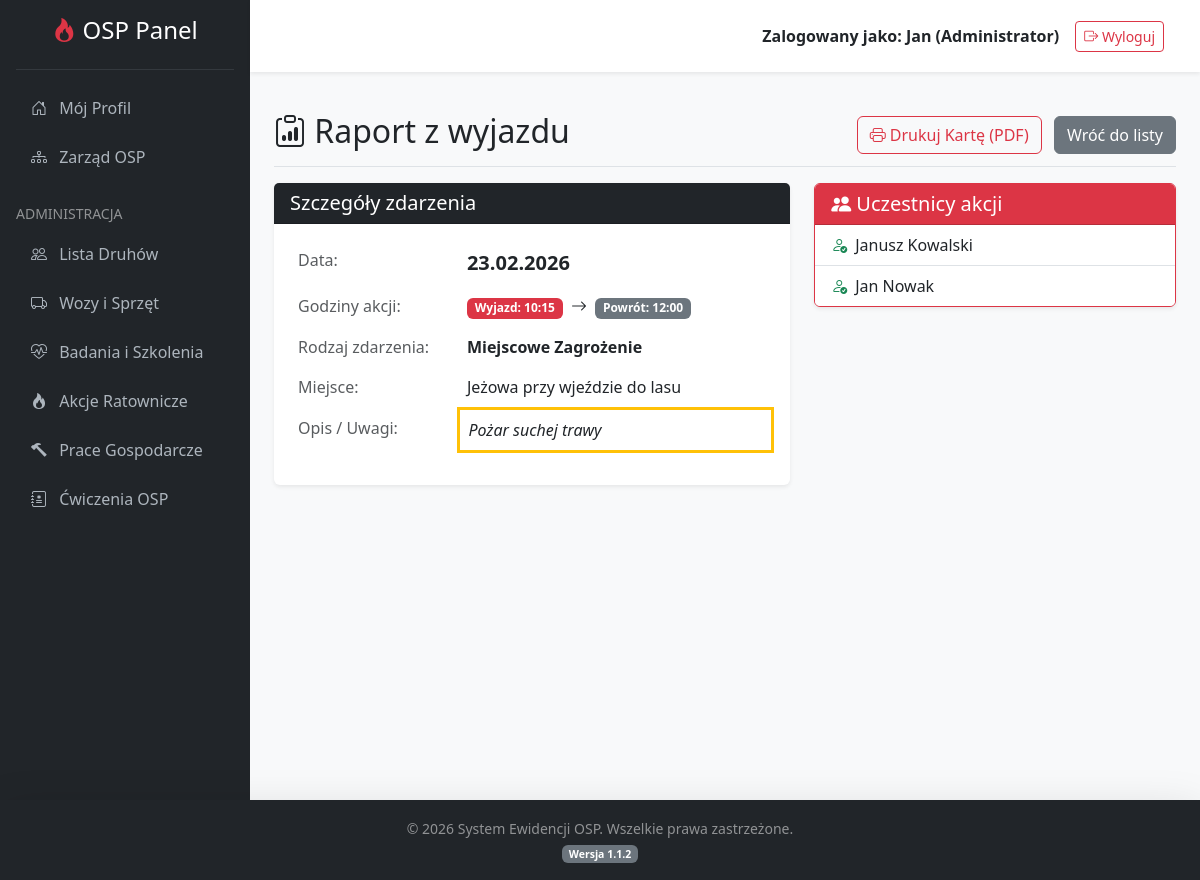
The app's page /index.php?action=viewIncident&id=1 (signed in) with its own data.
### tables this page shows
CREATE TABLE `incidents` (
  `id` int(11) NOT NULL,
  `incident_date` date NOT NULL,
  `time_departure` time NOT NULL,
  `time_return` time NOT NULL,
  `incident_type` varchar(100) NOT NULL,
  `location` varchar(255) NOT NULL,
  `notes` text DEFAULT NULL,
  `created_at` timestamp NOT NULL DEFAULT current_timestamp()
);

CREATE TABLE `users` (
  `id` int(11) NOT NULL,
  `first_name` varchar(50) NOT NULL,
  `last_name` varchar(50) NOT NULL,
  `login` varchar(50) NOT NULL,
  `email` varchar(100) DEFAULT NULL,
  `password` varchar(255) NOT NULL,
  `role` enum('superadmin','admin','user') DEFAULT 'user',
  `created_at` datetime DEFAULT current_timestamp()
);

### controllers/IncidentController.php (called while the page is built, shortened)
<?php
require_once 'models/Incident.php';
class IncidentController {
    private $db;
    private $incidentModel;
    public function __construct($dbConnection) {
        $this->db = $dbConnection;
        $this->incidentModel = new Incident($this->db);
    }
    public function view() {
        $incident_id = $_GET['id'];
        $stmt = $this->db->prepare("SELECT * FROM incidents WHERE id = ?");
        $stmt->execute([$incident_id]);
        $akcja = $stmt->fetch(PDO::FETCH_ASSOC);
        $uczestnicy = $this->incidentModel->getParticipants($incident_id);
        require_once 'views/view_incident.php';
    }
}
?>

### models/Incident.php (called while the page is built, shortened)
<?php
class Incident {
    private $conn;
    public function __construct($db) {
        $this->conn = $db;
    }
    public function getParticipants($incident_id) {
        $query = "SELECT u.id, u.first_name, u.last_name
                  FROM incident_participants ip
                  JOIN users u ON ip.user_id = u.id
                  WHERE ip.incident_id = :incident_id
                  ORDER BY u.last_name ASC";
        $stmt = $this->conn->prepare($query);
        $stmt->bindParam(':incident_id', $incident_id);
        $stmt->execute();
        return $stmt->fetchAll(PDO::FETCH_ASSOC);
    }
}
?>

### views/view_incident.php (the view)
<?php include 'views/header.php'; ?>
<div class="d-flex justify-content-between align-items-center pt-3 pb-2 mb-3 border-bottom">
    <h1 class="h2"><i class="bi bi-clipboard-data"></i> Raport z wyjazdu</h1>
    <div>
        <a href="index.php?action=exportSingleIncidentPdf&id=<?= $akcja['id'] ?>" class="btn btn-outline-danger me-2" target="_blank"><i class="bi bi-printer"></i> Drukuj Kartę (PDF)</a>
        <a href="index.php?action=incidents" class="btn btn-secondary">Wróć do listy</a>
    </div>
</div>
<div class="row">
    <div class="col-md-7">
        <div class="card shadow-sm border-0 mb-4">
            <div class="card-header bg-dark text-white">
                <h5 class="mb-0">Szczegóły zdarzenia</h5>
            </div>
            <div class="card-body">
                <table class="table table-borderless">
                    <tr>
                        <td class="text-muted" style="width: 35%;">Data:</td>
                        <td class="fw-bold fs-5"><?= date('d.m.Y', strtotime($akcja['incident_date'])) ?></td>
                    </tr>
                    <tr>
                        <td class="text-muted">Godziny akcji:</td>
                        <td>
                            <span class="badge bg-danger">Wyjazd: <?= date('H:i', strtotime($akcja['time_departure'])) ?></span>
                            <i class="bi bi-arrow-right mx-1"></i>
                            <span class="badge bg-secondary">Powrót: <?= date('H:i', strtotime($akcja['time_return'])) ?></span>
                        </td>
                    </tr>
                    <tr>
                        <td class="text-muted">Rodzaj zdarzenia:</td>
                        <td class="fw-bold"><?= htmlspecialchars($akcja['incident_type']) ?></td>
                    </tr>
                    <tr>
                        <td class="text-muted">Miejsce:</td>
                        <td><?= htmlspecialchars($akcja['location']) ?></td>
                    </tr>
                    <?php if (!empty($akcja['notes'])): ?>
                        <tr>
                            <td class="text-muted">Opis / Uwagi:</td>
                            <td class="fst-italic border-start border-warning border-3 ps-2"><?= nl2br(htmlspecialchars($akcja['notes'])) ?></td>
                        </tr>
                    <?php endif; ?>
                </table>
            </div>
        </div>
    </div>
    <div class="col-md-5">
        <div class="card shadow-sm border-danger">
            <div class="card-header bg-danger text-white">
                <h5 class="mb-0"><i class="bi bi-people-fill"></i> Uczestnicy akcji</h5>
            </div>
            <ul class="list-group list-group-flush">
                <?php if (!empty($uczestnicy)): ?>
                    <?php foreach ($uczestnicy as $u): ?>
                        <li class="list-group-item d-flex align-items-center">
                            <i class="bi bi-person-check text-success me-2"></i>
                            <?= htmlspecialchars($u['first_name'] . ' ' . $u['last_name']) ?>
                        </li>
                    <?php endforeach; ?>
                <?php else: ?>
                    <li class="list-group-item text-muted">Nie wprowadzono uczestników.</li>
                <?php endif; ?>
            </ul>
        </div>
    </div>
</div>
<?php include 'views/footer.php'; ?>

### views/footer.php (style rules this page uses)
body { display: flex; flex-direction: column; min-height: 100vh; background-color: #f8f9fa; }

### records on screen
incidents: incident_date "23.02.2026", time_departure "10:15", time_return "12:00", incident_type "Miejscowe Zagrożenie", location "Jeżowa przy wjeździe do lasu", notes "Pożar suchej trawy"
users: first_name+last_name "Janusz Kowalski"
users: first_name+last_name "Jan Nowak"

### other values on screen
$_SESSION['first_name'] "Jan"
